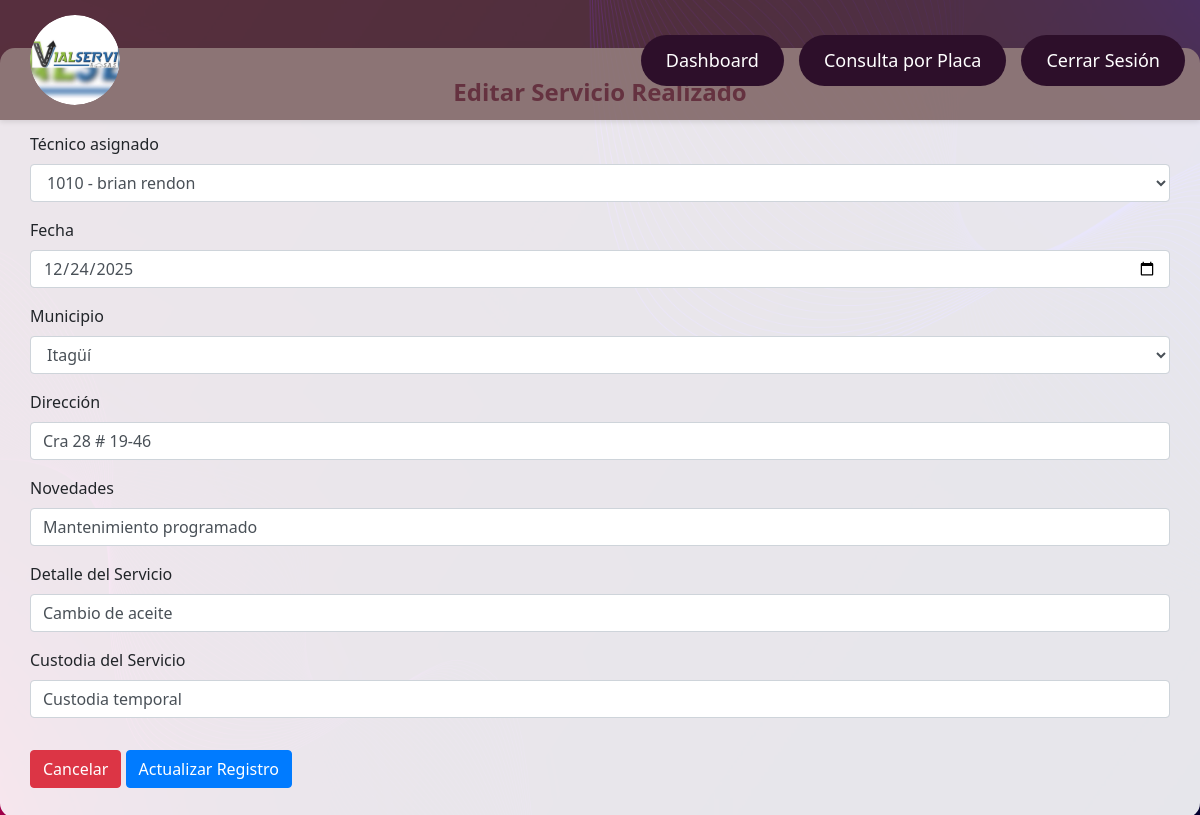
/editar_servicio_realizado.php?id=441 (signed in), run on the app's committed database.
### tables this page shows
CREATE TABLE `servicios_realizados` (
  `Servicio_Realizado_id` int(11) NOT NULL,
  `Cedula_Empleado_id_Servicios_Realizados` int(11) DEFAULT NULL,
  `Vehiculo_id_Servicios_Realizados` varchar(20) DEFAULT NULL,
  `Servicio_id_Servicios_Realizados` int(11) DEFAULT NULL,
  `Fecha` date DEFAULT NULL,
  `municipio` int(11) DEFAULT 11,
  `Ubicación` varchar(255) DEFAULT NULL,
  `Novedades` text DEFAULT NULL,
  `Fotos` text DEFAULT NULL,
  `Detalle_Servicio` text DEFAULT NULL,
  `Custodia_Servicio` text DEFAULT NULL,
  `Facturación_Separada` tinyint(1) DEFAULT NULL
);

CREATE TABLE `empleados` (
  `Cedula_Empleado_id` int(11) NOT NULL,
  `Nombre` varchar(100) NOT NULL,
  `Apellido` varchar(100) NOT NULL,
  `Contraseña` varchar(100) NOT NULL,
  `Rol_id` int(11) NOT NULL,
  `Email` varchar(100) DEFAULT NULL,
  `Telefono` varchar(20) NOT NULL,
  `intentos_fallidos` int(11) DEFAULT 0,
  `fecha_hora_bloqueo` datetime DEFAULT NULL
);

CREATE TABLE `municipios` (
  `id` int(11) NOT NULL,
  `nombre` varchar(100) NOT NULL
);

### editar_servicio_realizado.php (the view, shortened to what this page needs)
<?php
include('validPermissions.php');
include('header.php');
if (isset($_GET['id'])) {
    $id = $_GET['id'];
    $sql = "SELECT * FROM servicios_realizados WHERE Servicio_Realizado_id = '$id'";
    $result = $conn->query($sql);
    if ($result->num_rows > 0) {
        $servicio = $result->fetch_assoc();
    } else {
        echo "Registro no encontrado.";
        exit;
    }
    $empleados = [];
    $query = "SELECT Cedula_Empleado_id, Nombre, Apellido FROM empleados WHERE Rol_id = 2";
    $result = $conn->query($query);
    if ($result && $result->num_rows > 0) {
        while ($row = $result->fetch_assoc()) {
            $empleados[] = $row;
        }
    }
    $municipality = [];
    $query = "SELECT id, nombre FROM municipios";
    $result = $conn->query($query);
    if ($result && $result->num_rows > 0) {
        while ($row = $result->fetch_assoc()) {
            $municipality[] = $row;
        }
    }
}
?>
<!DOCTYPE html>
<html lang="es">
<head>
    <link href="https://stackpath.bootstrapcdn.com/bootstrap/4.5.2/css/bootstrap.min.css" rel="stylesheet">
    <link rel="stylesheet" href="https://cdnjs.cloudflare.com/ajax/libs/font-awesome/5.15.4/css/all.min.css">
</head>
<body>
<div class="container mt-5">
    <h2>Editar Servicio Realizado</h2>
    <form method="post" action="">
        <div class="form-group">
            <label for="Cedula_Empleado_id_Servicios_Realizados">Técnico asignado</label>
            <select name="Cedula_Empleado_id_Servicios_Realizados" class="form-control" required>
                <?php foreach ($empleados as $empleado): ?>
                    <option value="<?= $empleado['Cedula_Empleado_id'] ?>"
                        <?= ($empleado['Cedula_Empleado_id'] == $servicio['Cedula_Empleado_id_Servicios_Realizados']) ? 'selected' : '' ?>>
                        <?= htmlspecialchars($empleado['Cedula_Empleado_id']) ?> - <?= htmlspecialchars($empleado['Nombre']) ?> <?= htmlspecialchars($empleado['Apellido']) ?>
                    </option>
                <?php endforeach; ?>
            </select>
        </div>
        <div class="form-group">
            <label for="Fecha">Fecha</label>
            <input type="date" name="Fecha" class="form-control" value="<?php echo $servicio['Fecha']; ?>" required>
        </div>
        <div class="form-group">
            <label for="municipality">Municipio</label>
            <select name="municipality" class="form-control" required>
                <?php foreach ($municipality as $municipality): ?>
                    <option value="<?= $municipality['id'] ?>"
                        <?= ($municipality['id'] == $servicio['municipio']) ? 'selected' : '' ?>>
                        <?= htmlspecialchars($municipality['nombre']) ?>
                    </option>
                <?php endforeach; ?>
            </select>
        </div>
        <div class="form-group">
            <label for="Ubicacion">Dirección</label>
            <input type="text" name="Ubicacion" class="form-control" value="<?php echo $servicio['Ubicación']; ?>" required>
        </div>
        <div class="form-group">
            <label for="Novedades">Novedades</label>
            <input type="text" name="Novedades" class="form-control" value="<?php echo $servicio['Novedades']; ?>">
        </div>
        <div class="form-group">
            <label for="Detalle_Servicio">Detalle del Servicio</label>
            <input type="text" name="Detalle_Servicio" class="form-control" value="<?php echo $servicio['Detalle_Servicio']; ?>">
        </div>
        <div class="form-group">
            <label for="Custodia_Servicio">Custodia del Servicio</label>
            <input type="text" name="Custodia_Servicio" class="form-control" value="<?php echo $servicio['Custodia_Servicio']; ?>">
        </div>
        <button type="button" onclick="window.location.href='consulta_general.php'" class="btn btn-danger mt-3" data-no-warning>Cancelar</button>
        <button type="submit" class="btn btn-primary mt-3" data-no-warning>Actualizar Registro</button>
    </form>
</div>
</body>
</html>

### editar_servicio_realizado.php (style rules this page uses)
* { margin: 0; padding: 0; box-sizing: border-box; }
body { font-family: 'Segoe UI', Tahoma, Geneva, Verdana, sans-serif; background-image: url('Imagenes/EditarServicioRealizado.jpg'); background-size: cover; background-position: center; background-repeat: no-repeat; display: flex; flex-direction: column; min-height: 100vh; }
.container { background-color: rgba(255, 255, 255, 0.9); padding: 30px; border-radius: 15px; box-shadow: 0 6px 15px rgba(0, 0, 0, 0.1); max-width: 1200px; width: 100%; }
h2 { text-align: center; color: #680c39; margin-bottom: 25px; font-size: 24px; font-weight: 600; }

### data on the page
servicios_realizados: Cedula_Empleado_id_Servicios_Realizados "1010 - brian rendon", Fecha "12/24/2025", municipality "Itagüí", Ubicacion "Cra 28 # 19-46", Novedades "Mantenimiento programado", Detalle_Servicio "Cambio de aceite", Custodia_Servicio "Custodia temporal"
